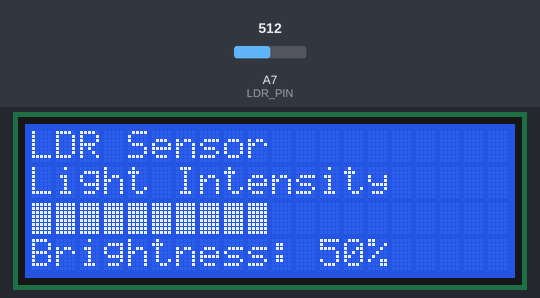
The sketch below on a simulated Arduino Nano, built with avr-gcc and run on an emulated ATmega328P. Parts: 20×4 character LCD. The inputs (shaded band) are chosen by the test bench; at power-on: A7 (LDR_PIN) = 512. What the sketch prints to the serial monitor is not drawn.

Above: at 1.2 s.
1.3 s: A7 (LDR_PIN) set to 716
At 2.7 s:
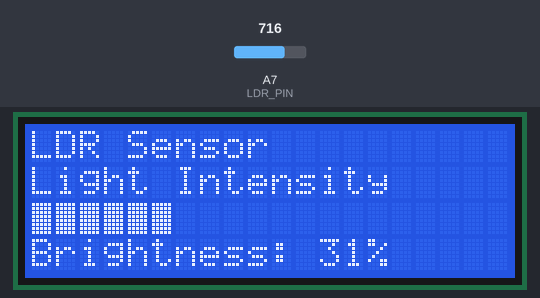
3.0 s: A7 (LDR_PIN) set to 900
At 4.0 s:
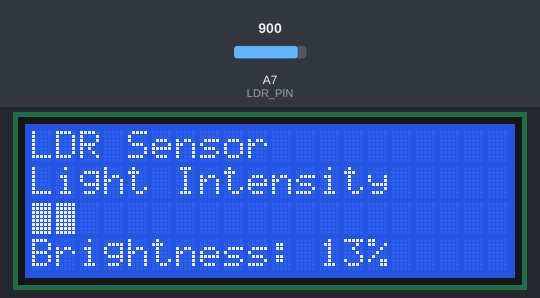
4.5 s: A7 (LDR_PIN) set to 1023
At 5.2 s:
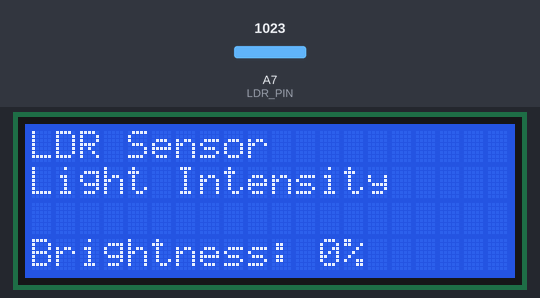
6.0 s: A7 (LDR_PIN) set to 306
At 6.4 s:
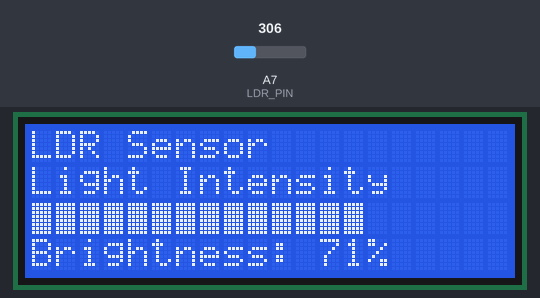
7.5 s: A7 (LDR_PIN) set to 122
At 8.7 s:
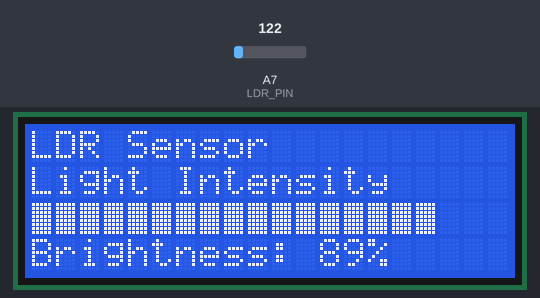
9.0 s: A7 (LDR_PIN) set to 10
At 9.9 s:
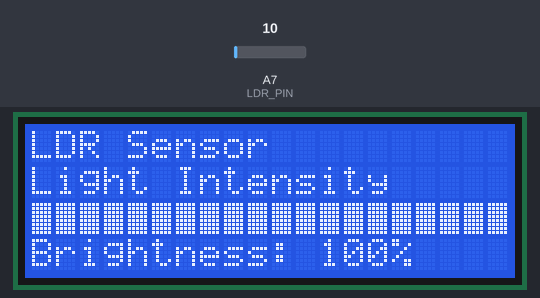
Timing chart, 0 to 11.5 s (numbered marks = the images above; inputs shaded):
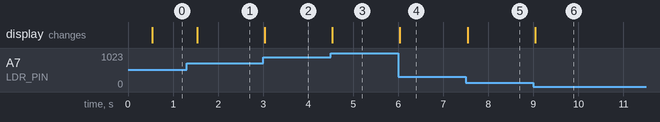

The sketch:

Ardiuno_LDR_LCD.ino
```cpp
#include <Wire.h>
#include <LiquidCrystal_I2C.h>

#define LDR_PIN A7

LiquidCrystal_I2C lcd(0x27, 20, 4);

int lastPercent = -1;
unsigned long lastUpdate = 0;
const unsigned long updateInterval = 500;

void setup() {
  Serial.begin(9600);
  lcd.init();
  lcd.backlight();
  drawStaticLayout();
}

void loop() {
  unsigned long now = millis();

  if (now - lastUpdate >= updateInterval) {
    lastUpdate = now;

    int ldrValue = analogRead(LDR_PIN);
    int percent = map(ldrValue, 0, 1023, 100, 0);

    if (abs(percent - lastPercent) >= 3) {
      lastPercent = percent;

      Serial.print("LDR: ");
      Serial.print(ldrValue);
      Serial.print(" | Brightness: ");
      Serial.print(percent);
      Serial.println("%");

      drawBar(percent);
    }
  }
}

void drawStaticLayout() {
  lcd.clear();
  lcd.setCursor(0, 0);
  lcd.print("LDR Sensor");
  lcd.setCursor(0, 1);
  lcd.print("Light Intensity");
}

void drawBar(int percent) {
  int numBlocks = map(percent, 0, 100, 0, 20);
  lcd.setCursor(0, 2);

  for (int i = 0; i < 20; i++) {
    if (i < numBlocks)
      lcd.write(byte(255));
    else
      lcd.print(" ");
  }

  lcd.setCursor(0, 3);
  lcd.print("Brightness: ");
  lcd.print(percent);
  lcd.print("%   ");
}
```

Measured:
- after the input at 1.3 s, the display: changes after 0.24 s (image 1)
- after the input at 3.0 s, the display: changes at once (image 2)
- after the input at 4.5 s, the display: changes at once (image 3)
- after the input at 6.0 s, the display: changes at once (image 4)
- after the input at 7.5 s, the display: changes at once (image 5)
- after the input at 9.0 s, the display: changes at once (image 6)
